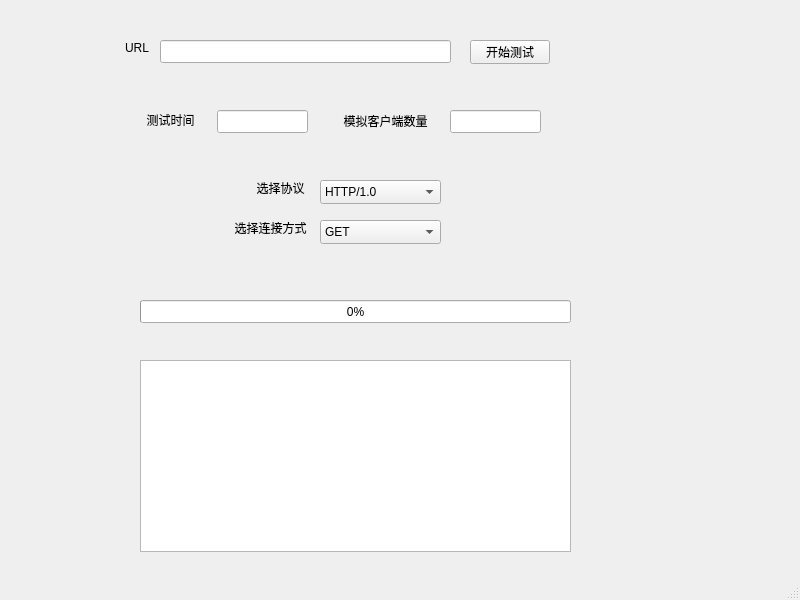
<?xml version="1.0" encoding="UTF-8"?>
<ui version="4.0">
 <class>MainWindow</class>
 <widget class="QMainWindow" name="MainWindow">
  <property name="geometry">
   <rect>
    <x>0</x>
    <y>0</y>
    <width>800</width>
    <height>600</height>
   </rect>
  </property>
  <property name="windowTitle">
   <string>MainWindow</string>
  </property>
  <widget class="QWidget" name="centralwidget">
   <widget class="QLabel" name="labelURL">
    <property name="geometry">
     <rect>
      <x>110</x>
      <y>40</y>
      <width>54</width>
      <height>16</height>
     </rect>
    </property>
    <property name="text">
     <string>URL</string>
    </property>
    <property name="alignment">
     <set>Qt::AlignmentFlag::AlignCenter</set>
    </property>
   </widget>
   <widget class="QPushButton" name="pushButtonRun">
    <property name="geometry">
     <rect>
      <x>470</x>
      <y>40</y>
      <width>80</width>
      <height>24</height>
     </rect>
    </property>
    <property name="text">
     <string>开始测试</string>
    </property>
   </widget>
   <widget class="QLabel" name="label">
    <property name="geometry">
     <rect>
      <x>140</x>
      <y>110</y>
      <width>61</width>
      <height>20</height>
     </rect>
    </property>
    <property name="text">
     <string>测试时间</string>
    </property>
    <property name="alignment">
     <set>Qt::AlignmentFlag::AlignCenter</set>
    </property>
   </widget>
   <widget class="QLineEdit" name="Url">
    <property name="geometry">
     <rect>
      <x>160</x>
      <y>40</y>
      <width>291</width>
      <height>23</height>
     </rect>
    </property>
   </widget>
   <widget class="QLineEdit" name="Time">
    <property name="geometry">
     <rect>
      <x>217</x>
      <y>110</y>
      <width>91</width>
      <height>23</height>
     </rect>
    </property>
   </widget>
   <widget class="QLineEdit" name="Client">
    <property name="geometry">
     <rect>
      <x>450</x>
      <y>110</y>
      <width>91</width>
      <height>23</height>
     </rect>
    </property>
   </widget>
   <widget class="QLabel" name="labelClient">
    <property name="geometry">
     <rect>
      <x>330</x>
      <y>110</y>
      <width>111</width>
      <height>21</height>
     </rect>
    </property>
    <property name="text">
     <string>模拟客户端数量</string>
    </property>
    <property name="alignment">
     <set>Qt::AlignmentFlag::AlignCenter</set>
    </property>
   </widget>
   <widget class="QComboBox" name="comboBoxProtocol">
    <property name="geometry">
     <rect>
      <x>320</x>
      <y>180</y>
      <width>121</width>
      <height>24</height>
     </rect>
    </property>
    <item>
     <property name="text">
      <string>HTTP/1.0</string>
     </property>
    </item>
    <item>
     <property name="text">
      <string>HTTP/0.9</string>
     </property>
    </item>
    <item>
     <property name="text">
      <string>HTTP/1.1</string>
     </property>
    </item>
   </widget>
   <widget class="QLabel" name="label_2">
    <property name="geometry">
     <rect>
      <x>250</x>
      <y>180</y>
      <width>61</width>
      <height>16</height>
     </rect>
    </property>
    <property name="text">
     <string>选择协议</string>
    </property>
    <property name="alignment">
     <set>Qt::AlignmentFlag::AlignCenter</set>
    </property>
   </widget>
   <widget class="QLabel" name="label_3">
    <property name="geometry">
     <rect>
      <x>220</x>
      <y>220</y>
      <width>101</width>
      <height>16</height>
     </rect>
    </property>
    <property name="text">
     <string>选择连接方式</string>
    </property>
    <property name="alignment">
     <set>Qt::AlignmentFlag::AlignCenter</set>
    </property>
   </widget>
   <widget class="QComboBox" name="comboBoxMethod">
    <property name="geometry">
     <rect>
      <x>320</x>
      <y>220</y>
      <width>121</width>
      <height>24</height>
     </rect>
    </property>
    <item>
     <property name="text">
      <string>GET</string>
     </property>
    </item>
    <item>
     <property name="text">
      <string>HEAD</string>
     </property>
    </item>
    <item>
     <property name="text">
      <string>OPTIONS</string>
     </property>
    </item>
    <item>
     <property name="text">
      <string>TRACE</string>
     </property>
    </item>
   </widget>
   <widget class="QProgressBar" name="progressBar">
    <property name="geometry">
     <rect>
      <x>140</x>
      <y>300</y>
      <width>431</width>
      <height>23</height>
     </rect>
    </property>
    <property name="value">
     <number>0</number>
    </property>
   </widget>
   <widget class="QTextBrowser" name="textOut">
    <property name="geometry">
     <rect>
      <x>140</x>
      <y>360</y>
      <width>431</width>
      <height>192</height>
     </rect>
    </property>
   </widget>
  </widget>
  <widget class="QMenuBar" name="menubar">
   <property name="geometry">
    <rect>
     <x>0</x>
     <y>0</y>
     <width>800</width>
     <height>27</height>
    </rect>
   </property>
  </widget>
  <widget class="QStatusBar" name="statusbar"/>
 </widget>
 <resources/>
 <connections/>
</ui>
